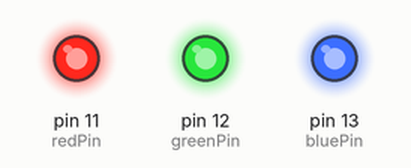
This sketch was run on a simulated Arduino Uno, built with avr-gcc and run on an emulated ATmega328P. Shown: output pins drawn as LEDs (lit = HIGH).

Above: at 0.1 s.
Timing chart, 0 to 1.6 s (numbered marks = the images above):
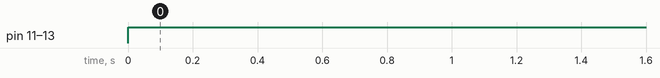

Measured:
- by itself, pin 11 (redPin), pin 12 (greenPin), pin 13 (bluePin): LOW → HIGH at 0.00 s

The sketch:

sketch_aug28c.ino
```cpp
const int redPin = 11;
const int greenPin = 12;
const int bluePin = 13;

void setup() {
  // put your setup code here, to run once:
  pinMode(redPin, OUTPUT);
  pinMode(greenPin, OUTPUT);
  pinMode(bluePin, OUTPUT);
}

void loop() {
  // put your main code here, to run repeatedly:
  digitalWrite(bluePin,HIGH);
  digitalWrite(redPin,HIGH);
  digitalWrite(greenPin,HIGH);
}
```
